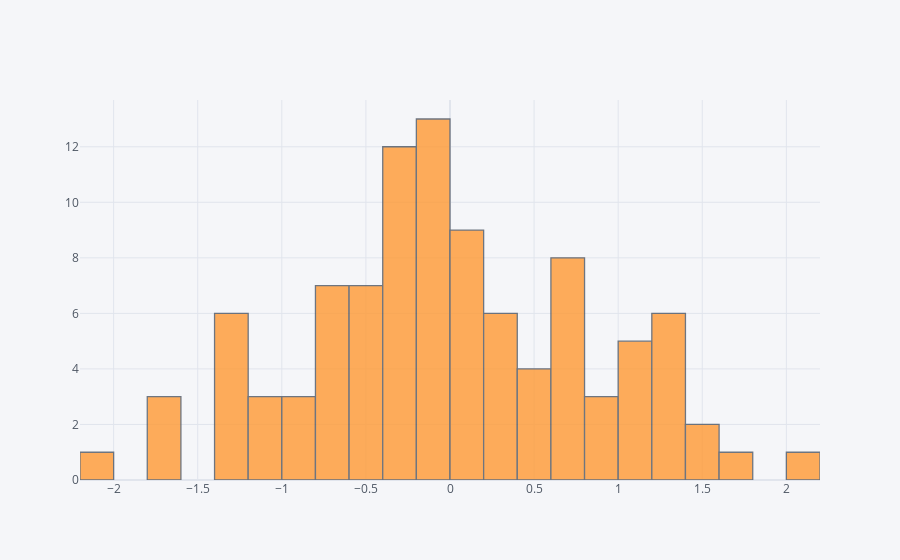

Here is the notebook cell this chart was saved with:
### Markdown cell above
## histogram

### Code cell
df['A'].iplot(kind='hist',bins=25)

### Figure 1 — Plotly figure (JSON) as saved in the notebook; plotly's stock layout.template omitted (floating-point values rounded to 4 significant figures)
{"data": [{"histfunc": "count", "histnorm": "", "marker": {"color": "rgba(255, 153, 51, 1.0)", "line": {"color": "#4D5663", "width": 1.3}}, "name": "A", "nbinsx": 25, "opacity": 0.8, "orientation": "v", "type": "histogram", "x": [0.1957, -0.1164, -0.5263, 0.8611, -0.3345, 0.4409, 2.061, 1.137, -2.123, 1.029, -0.8364, -0.6258, 0.3226, -0.5338, 0.6555, 1.374, -0.165, 0.2489, -0.2907, -0.4848, 0.6565, -0.3689, 0.9473, -0.1519, 1.299, 0.2254, -1.745, -1.764, -1.376, 0.4452, -0.8554, -1.395, -0.1703, 1.244, 1.435, 0.7728, -1.004, -0.2701, 0.2631, -0.731, 1.239, 0.4637, -0.09545, -0.6499, -0.2505, -0.7128, 0.711, -0.2407, 1.173, -0.03911, -1.617, 0.8313, -0.03268, 0.4859, -0.7535, -0.1891, -1.04, -0.0622, -1.276, -0.7381, 0.04653, -0.5253, -0.4033, -0.08743, -0.3893, 0.05274, 0.3345, -0.1084, 0.05413, 0.6032, -1.051, 0.754, 0.2364, 0.1208, 0.185, 0.1304, -0.2449, -0.2407, -0.2764, 1.277, 0.625, -0.1799, 0.6503, -0.9452, -1.343, -1.207, -0.2983, 0.1112, 1.198, 1.068, 1.534, 0.1294, -0.5267, -0.1508, -0.2536, 1.304, -1.362, -0.548, 1.725, -0.6054]}], "layout": {"barmode": "overlay", "legend": {"bgcolor": "#F5F6F9", "font": {"color": "#4D5663"}}, "paper_bgcolor": "#F5F6F9", "plot_bgcolor": "#F5F6F9", "title": {"font": {"color": "#4D5663"}}, "xaxis": {"gridcolor": "#E1E5ED", "showgrid": true, "tickfont": {"color": "#4D5663"}, "title": {"font": {"color": "#4D5663"}, "text": ""}, "zerolinecolor": "#E1E5ED"}, "yaxis": {"gridcolor": "#E1E5ED", "showgrid": true, "tickfont": {"color": "#4D5663"}, "title": {"font": {"color": "#4D5663"}, "text": ""}, "zerolinecolor": "#E1E5ED"}}}
